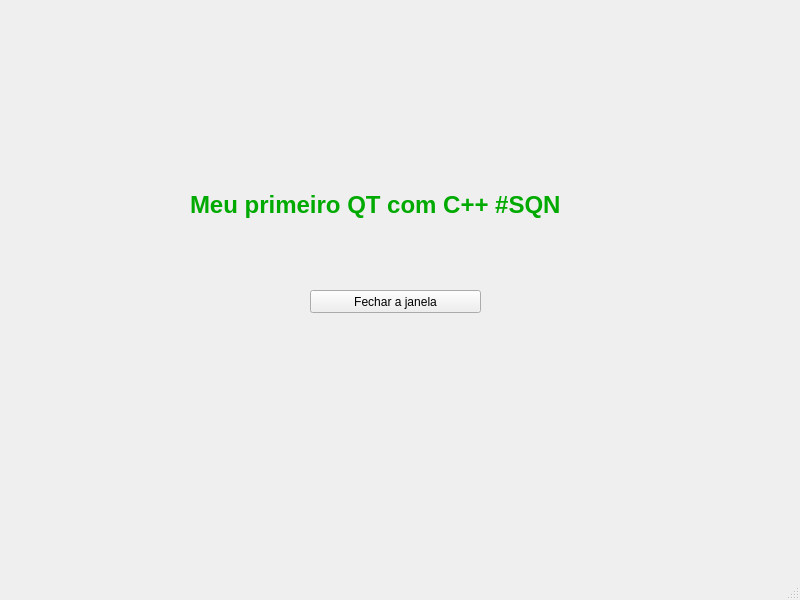
<?xml version="1.0" encoding="UTF-8"?>
<ui version="4.0">
 <class>MainWindow</class>
 <widget class="QMainWindow" name="MainWindow">
  <property name="geometry">
   <rect>
    <x>0</x>
    <y>0</y>
    <width>800</width>
    <height>600</height>
   </rect>
  </property>
  <property name="windowTitle">
   <string>MainWindow</string>
  </property>
  <widget class="QWidget" name="centralwidget">
   <widget class="QLabel" name="label">
    <property name="geometry">
     <rect>
      <x>190</x>
      <y>140</y>
      <width>401</width>
      <height>131</height>
     </rect>
    </property>
    <property name="text">
     <string>&lt;html&gt;&lt;head/&gt;&lt;body&gt;&lt;h1 style=&quot; margin-top:18px; margin-bottom:12px; margin-left:0px; margin-right:0px; -qt-block-indent:0; text-indent:0px;&quot;&gt;&lt;span style=&quot; font-size:xx-large; font-weight:600; color:#00aa00;&quot;&gt;Meu primeiro QT com C++ #SQN&lt;/span&gt;&lt;/h1&gt;&lt;/body&gt;&lt;/html&gt;</string>
    </property>
   </widget>
   <widget class="QPushButton" name="pushButton">
    <property name="geometry">
     <rect>
      <x>310</x>
      <y>290</y>
      <width>171</width>
      <height>23</height>
     </rect>
    </property>
    <property name="text">
     <string>Fechar a janela</string>
    </property>
   </widget>
  </widget>
  <widget class="QMenuBar" name="menubar">
   <property name="geometry">
    <rect>
     <x>0</x>
     <y>0</y>
     <width>800</width>
     <height>21</height>
    </rect>
   </property>
  </widget>
  <widget class="QStatusBar" name="statusbar"/>
 </widget>
 <resources/>
 <connections>
  <connection>
   <sender>pushButton</sender>
   <signal>clicked()</signal>
   <receiver>MainWindow</receiver>
   <slot>close()</slot>
   <hints>
    <hint type="sourcelabel">
     <x>330</x>
     <y>327</y>
    </hint>
    <hint type="destinationlabel">
     <x>621</x>
     <y>384</y>
    </hint>
   </hints>
  </connection>
 </connections>
</ui>
